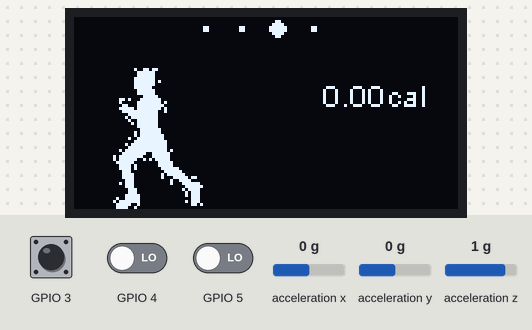
A sketch run on a simulated ESP32. Shown: 128×64 one-colour display. Wiring (inferred from the names in the program): ADXL345 accelerometer at I2C address 0x53. The inputs (shaded band) are chosen by the test bench; at power-on: GPIO 4 LOW, GPIO 5 LOW, GPIO 3 HIGH, acceleration x 0 g, acceleration y 0 g, acceleration z 1 g. WiFi joins after 1.5 s; servers stay silent unless stated; the local clock reads 2024-03-15 10:24:30 at power-on unless the sketch sets it.

Above: at 3.0 s.
3.1 s: GPIO 4 driven HIGH
At 4.1 s:
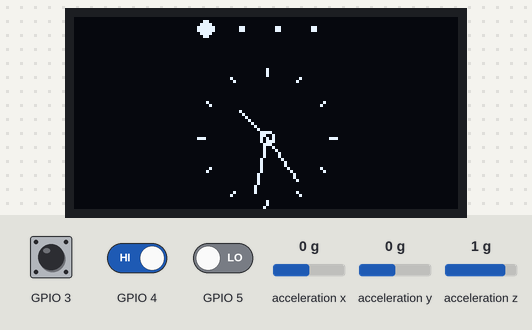
4.6 s: GPIO 5 driven HIGH
At 5.3 s:
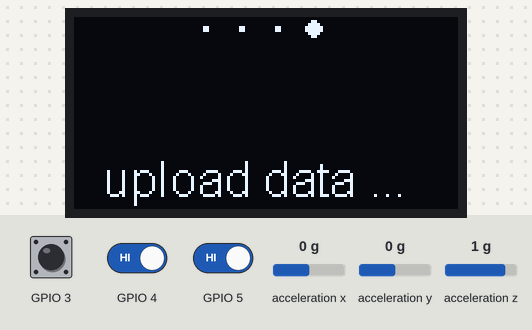
Timing chart, 0 to 7.6 s (numbered marks = the images above; inputs shaded):
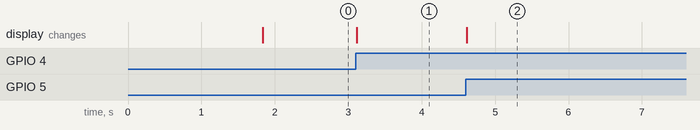

Measured:
- after the input at 3.1 s, the display: changes at once (image 1)
- after the input at 4.6 s, the display: changes at once (image 2)

The sketch:

Pedometer.ino
```cpp
#include <TimeLib.h>
#include <Wire.h>  // Only needed for Arduino 1.6.5 and earlier
#include "SSD1306.h" // alias for `#include "SSD1306Wire.h"`
#include "OLEDDisplayUi.h"
#include "images.h"
#include <SimpleTimer.h>
#include <WiFi.h>
#include <WiFiClient.h>
#include <BlynkSimpleEsp32.h>
#include <WidgetRTC.h>

#define POWER_KEY 1
#define MENU_KEY  2
#define UPLOAD_KEY 3

boolean upload = false;

SSD1306  display(0x3c, 18, 0);

OLEDDisplayUi ui ( &display );

SimpleTimer timer;
WidgetRTC rtc;

int screenW = 128;
int screenH = 64;
int clockCenterX = screenW/2;
int clockCenterY = ((screenH-16)/2)+16;   // top yellow part is 16 px height
int clockRadius = 23;

#define DEVICE (0x53)      //ADXL345 device address
#define TO_READ (6)        //num of bytes we are going to read each time (two bytes for each axis)

byte buff[TO_READ] ;        //6 bytes buffer for saving data read from the device
char str[100];              //string buffer to transform data before sending it to the serial port
int regAddress = 0x32;      //first axis-acceleration-data register on the ADXL345
int xx, yy, zz;                //three axis acceleration data

static int currentValue = 0;
static unsigned long stepsSum=0;

char auth[] = "YourAuthToken";

// Your WiFi credentials.
// Set password to "" for open networks.
char ssid[] = "YourNetworkName";
char pass[] = "YourPassword";

const char running_Logo_bits[] PROGMEM = {
  0x00,0x00,0x00,0x00,0x00,0x00,0x00,0x00,0x00,0x00,0x00,0x00,0x00,0x00,0x00,0x00,
  0x64,0x03,0x00,0x00,0x00,0xF8,0x01,0x00,0x00,0x00,0xF8,0x01,0x00,0x00,0x00,0xFC,
  0x01,0x00,0x00,0x00,0xFC,0x05,0x00,0x00,0x00,0xFC,0x01,0x00,0x00,0x00,0xFC,0x00,
  0x00,0x00,0x00,0xF8,0x01,0x00,0x00,0x00,0xF8,0x01,0x00,0x00,0x00,0xE0,0x03,0x00,
  0x00,0x60,0xF1,0x07,0x00,0x00,0x20,0xF8,0x17,0x00,0x00,0xC0,0xF8,0x0F,0x00,0x00,
  0xE0,0xFB,0x17,0x00,0x00,0xC0,0xFF,0x13,0x00,0x00,0x00,0xFF,0x03,0x00,0x00,0x80,
  0xFE,0x03,0x00,0x00,0x00,0xF9,0x03,0x00,0x00,0x00,0xFA,0x03,0x00,0x00,0x00,0xF8,
  0x03,0x00,0x00,0x00,0xF0,0x07,0x00,0x00,0x00,0xF4,0x07,0x00,0x00,0x00,0xF4,0x0F,
  0x00,0x00,0x00,0xF9,0x0F,0x00,0x00,0x00,0xFC,0x1F,0x00,0x00,0x80,0xFE,0x1F,0x00,
  0x00,0x00,0xFF,0x1F,0x00,0x00,0xA0,0xFF,0x5F,0x00,0x00,0xC0,0x3F,0x3F,0x00,0x00,
  0xE8,0x1F,0x3F,0x00,0x00,0xE8,0xA7,0x3E,0x00,0x00,0xF0,0x03,0x7C,0x00,0x00,0xE0,
  0x05,0x7C,0x00,0x00,0xE0,0x05,0xF8,0x01,0x00,0xC0,0x01,0xF0,0x03,0x00,0xC0,0x03,
  0xE8,0x07,0x00,0xC0,0x03,0x88,0x6F,0x00,0x80,0x03,0x40,0x1E,0x00,0xA0,0x03,0x40,
  0xFC,0x00,0x80,0x03,0x00,0xF8,0x01,0x00,0x07,0x00,0xF4,0x00,0x00,0x07,0x00,0xE8,
  0x00,0x80,0x0F,0x00,0xE8,0x00,0x90,0x0F,0x00,0xE0,0x00,0xE8,0x0F,0x00,0xE8,0x00,
  0xF0,0x09,0x00,0x60,0x01,0xF0,0x04,0x00,0x00,0x00,
};

// utility function for digital clock display: prints leading 0
String twoDigits(int digits){
  if(digits < 10) {
    String i = '0'+String(digits);
    return i;
  }
  else {
    return String(digits);
  }
}

void clockOverlay(OLEDDisplay *display, OLEDDisplayUiState* state) {
  if((hour()==0) && (minute()==0) && (second()==0))
    stepsSum = 0;
}

void analogClockFrame(OLEDDisplay *display, OLEDDisplayUiState* state, int16_t x, int16_t y) {
  display->drawCircle(clockCenterX + x, clockCenterY + y, 2);

  //hour ticks
  for( int z=0; z < 360;z= z + 30 ){
    float angle = z ;
    angle = ( angle / 57.29577951 ) ; //Convert degrees to radians
    int x2 = ( clockCenterX + ( sin(angle) * clockRadius ) );
    int y2 = ( clockCenterY - ( cos(angle) * clockRadius ) );
    int x3 = ( clockCenterX + ( sin(angle) * ( clockRadius - ( clockRadius / 8 ) ) ) );
    int y3 = ( clockCenterY - ( cos(angle) * ( clockRadius - ( clockRadius / 8 ) ) ) );
    display->drawLine( x2 + x , y2 + y , x3 + x , y3 + y);
  }

  // display second hand
  float angle = second() * 6 ;
  angle = ( angle / 57.29577951 ) ; //Convert degrees to radians
  int x3 = ( clockCenterX + ( sin(angle) * ( clockRadius - ( clockRadius / 5 ) ) ) );
  int y3 = ( clockCenterY - ( cos(angle) * ( clockRadius - ( clockRadius / 5 ) ) ) );
  display->drawLine( clockCenterX + x , clockCenterY + y , x3 + x , y3 + y);

  // display minute hand
  angle = minute() * 6 ;
  angle = ( angle / 57.29577951 ) ; //Convert degrees to radians
  x3 = ( clockCenterX + ( sin(angle) * ( clockRadius - ( clockRadius / 4 ) ) ) );
  y3 = ( clockCenterY - ( cos(angle) * ( clockRadius - ( clockRadius / 4 ) ) ) );
  display->drawLine( clockCenterX + x , clockCenterY + y , x3 + x , y3 + y);

  // display hour hand
  angle = hour() * 30 + int( ( minute() / 12 ) * 6 )   ;
  angle = ( angle / 57.29577951 ) ; //Convert degrees to radians
  x3 = ( clockCenterX + ( sin(angle) * ( clockRadius - ( clockRadius / 2 ) ) ) );
  y3 = ( clockCenterY - ( cos(angle) * ( clockRadius - ( clockRadius / 2 ) ) ) );
  display->drawLine( clockCenterX + x , clockCenterY + y , x3 + x , y3 + y);
}

void digitalClockFrame(OLEDDisplay *display, OLEDDisplayUiState* state, int16_t x, int16_t y) {
  String date = String(year())+"/"+twoDigits(month())+"/"+twoDigits(day());
  String timenow = String(hour())+":"+twoDigits(minute())+":"+twoDigits(second());

  display->setTextAlignment(TEXT_ALIGN_CENTER);
  display->setFont(ArialMT_Plain_24);
  display->drawString(clockCenterX + x , 20, timenow);
  display->setFont(ArialMT_Plain_16);
  display->drawString(60 , 45, date);
}

void writeTo(int device, byte address, byte val) {
  Wire.beginTransmission(device); //start transmission to device
  Wire.write(address);        // send register address
  Wire.write(val);        // send value to write
  Wire.endTransmission(); //end transmission
}

//reads num bytes starting from address register on device in to buff array
void readFrom(int device, byte address, int num, byte buff[]) {
  Wire.beginTransmission(device); //start transmission to device
  Wire.write(address);        //sends address to read from
  Wire.endTransmission(); //end transmission

  Wire.beginTransmission(device); //start transmission to device
  Wire.requestFrom(device, num);    // request 6 bytes from device

  int i = 0;
  while(Wire.available())    //device may send less than requested (abnormal)
  {
    buff[i] = Wire.read(); // receive a byte
    i++;
  }
  Wire.endTransmission(); //end transmission
}

void runningFrame(OLEDDisplay *display, OLEDDisplayUiState* state, int16_t x, int16_t y) {
  float calValue = stepsSum*0.4487;

  display->setTextAlignment(TEXT_ALIGN_CENTER);
  display->setFont(ArialMT_Plain_24);
  display->drawString(clockCenterX , clockCenterY, str);

  sprintf(str,"%.2fcal",calValue);
  display->setTextAlignment(TEXT_ALIGN_CENTER);
  display->setFont(ArialMT_Plain_10);
  display->drawString(100 , 20, str);

  display->drawXbm(10, 14, 34, 50, running_Logo_bits);
}

void uploadFrame(OLEDDisplay *display, OLEDDisplayUiState* state, int16_t x, int16_t y) {
  display->setFont(ArialMT_Plain_16);
  display->drawString(60 , 45, "upload data ...");
}

// This array keeps function pointers to all frames
// frames are the single views that slide in
FrameCallback frames[] = { analogClockFrame, digitalClockFrame, runningFrame, uploadFrame};

// how many frames are there?
int frameCount = 4;

// Overlays are statically drawn on top of a frame eg. a clock
OverlayCallback overlays[] = { clockOverlay };
int overlaysCount = 1;

void uploadToBlynk(void){
  if(upload == true){
    Blynk.virtualWrite(V0,stepsSum);
    Blynk.virtualWrite(V1,stepsSum);
  }
}

void uiInit(void){
  ui.setTargetFPS(30);
  //ui.setActiveSymbol(activeSymbol);
  //ui.setInactiveSymbol(inactiveSymbol);
  ui.setIndicatorPosition(TOP);
  ui.setIndicatorDirection(LEFT_RIGHT);
  ui.setFrameAnimation(SLIDE_LEFT);
  ui.setFrames(frames, frameCount);
  ui.setOverlays(overlays, overlaysCount);
  ui.disableAutoTransition();
  ui.switchToFrame(2);
  ui.init();
  display.flipScreenVertically();
}

void adxl345Init(void){
  writeTo(DEVICE, 0x2D, 0);
  writeTo(DEVICE, 0x2D, 16);
  writeTo(DEVICE, 0x2D, 8);
}

void updateAdxl345(void){
  readFrom(DEVICE, regAddress, TO_READ, buff); //read the acceleration data from the ADXL345
  xx = (((int)buff[1]) << 8) | buff[0];
  yy = (((int)buff[3])<< 8) | buff[2];
  zz = (((int)buff[5]) << 8) | buff[4];

  if(xx < 100){
    sprintf(str, "%d", stepsSum);
    return;
  }

  if(fabs(xx - currentValue) > 80){
    if(xx < currentValue){
      stepsSum++;
    }
    currentValue = xx;
  }
  sprintf(str, "%d", stepsSum);
}

int getKeys(void){
    if(digitalRead(D2) == LOW){
      delay(5);
      if(digitalRead(D2) == LOW){
        while(digitalRead(D2) == LOW);
        return POWER_KEY;
      }
    }
     if(digitalRead(D3) == LOW){
      delay(5);
      if(digitalRead(D3) == LOW){
        while(digitalRead(D3) == LOW);
        return MENU_KEY;
      }
    }
     if(digitalRead(D4) == LOW){
      delay(5);
      if(digitalRead(D4) == LOW){
        while(digitalRead(D4) == LOW);
        return UPLOAD_KEY;
      }
    }
    return 0;
}

void doKeysFunction(void){
  static int uiFrameIndex = 2;
  int keys = getKeys();
  if(keys == POWER_KEY){
    static char i = 0;
    if(i){
      ui.init();
     display.flipScreenVertically();
     display.displayOn();
    }else{
     display.displayOff();
    }
    i = ~i;
  }
  if(keys == MENU_KEY){
    if(upload == false){
      uiFrameIndex++;
      if(uiFrameIndex == 3)
       uiFrameIndex = 0;
      ui.switchToFrame(uiFrameIndex);
    }else{
      ui.switchToFrame(3);
    }
  }
  if(keys == UPLOAD_KEY){
    if(upload == true){
      upload = false;
      ui.switchToFrame(uiFrameIndex);
    }else{
      upload = true;
      ui.switchToFrame(3);
    }
  }
}

void setup() {
  pinMode(D2,INPUT);
  pinMode(D3,INPUT);
  pinMode(D4,INPUT);
  Blynk.begin(auth, ssid, pass);
  rtc.begin();
  uiInit();
  adxl345Init();

  timer.setInterval(30,updateAdxl345);
  timer.setInterval(100,uploadToBlynk);
}

void loop() {
  int remainingTimeBudget = ui.update();
  static int testSum = 0;
  if((testSum < 100) || (upload == true)){
   Blynk.run();
   testSum++;
  }
  if (remainingTimeBudget > 0) {
    delay(remainingTimeBudget);
  }
  doKeysFunction();
  timer.run();
}
```

images.h
```cpp
const char activeSymbol[] PROGMEM = {
    B00000000,
    B00000000,
    B00011000,
    B00100100,
    B01000010,
    B01000010,
    B00100100,
    B00011000
};

const char inactiveSymbol[] PROGMEM = {
    B00000000,
    B00000000,
    B00000000,
    B00000000,
    B00011000,
    B00011000,
    B00000000,
    B00000000
};
```
